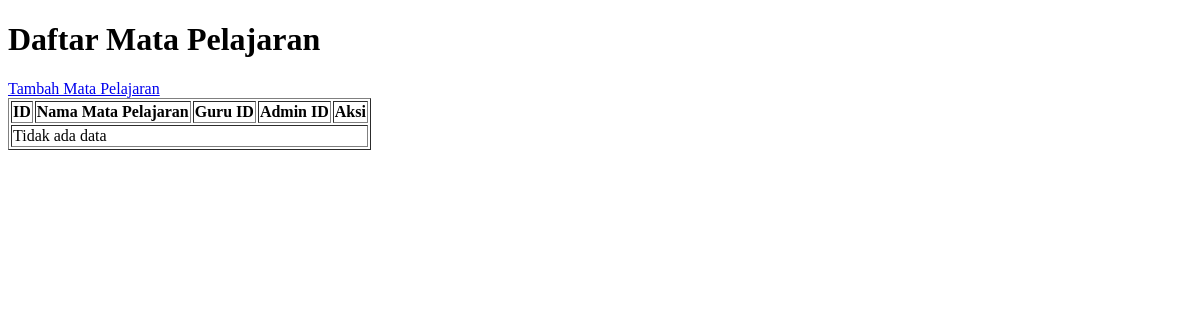
Page /admin/mapel/mapel.php on the earlier database version.
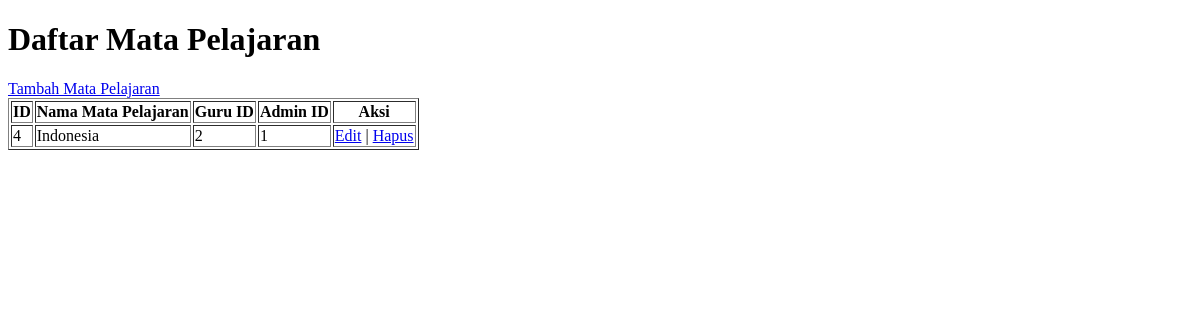
Same page on the later database version.
### tables this page shows
CREATE TABLE `mata_pelajaran` (
  `mata_pelajaran_id` int(11) NOT NULL,
  `nama_mapel` varchar(255) NOT NULL,
  `guru_id` int(11) NOT NULL,
  `admin_id` int(11) DEFAULT NULL
);

### admin/mapel/mapel.php (the view, shortened to what this page needs)
<!DOCTYPE html>
<html>
<head>
</head>
<body>
    <h1>Daftar Mata Pelajaran</h1>
    <a href="../../admin/mapel/tambah.php">Tambah Mata Pelajaran</a>
    <table border="1">
        <tr>
            <th>ID</th>
            <th>Nama Mata Pelajaran</th>
            <th>Guru ID</th>
            <th>Admin ID</th>
            <th>Aksi</th>
        </tr>
        <?php
        include '../../config/config.php';
        $sql = "SELECT * FROM mata_pelajaran";
        $result = $conn->query($sql);
        if ($result->num_rows > 0) {
            while ($row = $result->fetch_assoc()) {
                echo "<tr>";
                echo "<td>" . $row["mata_pelajaran_id"] . "</td>";
                echo "<td>" . $row["nama_mapel"] . "</td>";
                echo "<td>" . $row["guru_id"] . "</td>";
                echo "<td>" . $row["admin_id"] . "</td>";
                echo "<td><a href='edit.php?id=" . $row["mata_pelajaran_id"] . "'>Edit</a> | <a href='hapus.php?id=" . $row["mata_pelajaran_id"] . "'>Hapus</a></td>";
                echo "</tr>";
            }
        } else {
            echo "<tr><td colspan='5'>Tidak ada data</td></tr>";
        }
        ?>
    </table>
</body>
</html>

Differences in the rows shown:
added mata_pelajaran: mata_pelajaran_id "4", nama_mapel "Indonesia", guru "2", admin "1"
Other differences:
text no longer shown: "Tidak ada data"
